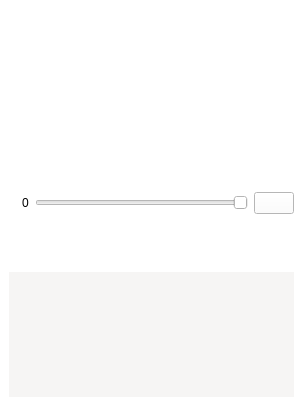
<?xml version="1.0" encoding="UTF-8"?>
<ui version="4.0">
 <class>MainWindow</class>
 <widget class="QMainWindow" name="MainWindow">
  <property name="geometry">
   <rect>
    <x>0</x>
    <y>0</y>
    <width>303</width>
    <height>406</height>
   </rect>
  </property>
  <property name="windowTitle">
   <string>إذاعة ميراث اﻻنباء</string>
  </property>
  <property name="windowIcon">
   <iconset resource="resources.qrc">
    <normaloff>:/icons/ico/Miraath.ico</normaloff>:/icons/ico/Miraath.ico</iconset>
  </property>
  <property name="layoutDirection">
   <enum>Qt::RightToLeft</enum>
  </property>
  <property name="styleSheet">
   <string notr="true">background-color: rgb(255, 255, 255);</string>
  </property>
  <property name="locale">
   <locale language="Arabic" country="Libya"/>
  </property>
  <property name="iconSize">
   <size>
    <width>32</width>
    <height>32</height>
   </size>
  </property>
  <widget class="QWidget" name="centralwidget">
   <property name="styleSheet">
    <string notr="true"/>
   </property>
   <layout class="QGridLayout" name="gridLayout">
    <item row="1" column="0">
     <layout class="QHBoxLayout" name="horizontalLayout">
      <item>
       <widget class="QPushButton" name="playPushButton">
        <property name="toolTip">
         <string>تشغيل</string>
        </property>
        <property name="text">
         <string/>
        </property>
        <property name="icon">
         <iconset resource="resources.qrc">
          <normaloff>:/images/images/play.png</normaloff>:/images/images/play.png</iconset>
        </property>
        <property name="iconSize">
         <size>
          <width>28</width>
          <height>28</height>
         </size>
        </property>
       </widget>
      </item>
      <item>
       <widget class="QSlider" name="volumeControlSlider">
        <property name="toolTip">
         <string>التحكم في مستوى الصوت</string>
        </property>
        <property name="orientation">
         <enum>Qt::Horizontal</enum>
        </property>
       </widget>
      </item>
      <item>
       <widget class="QLabel" name="volumeLevelLabel">
        <property name="toolTip">
         <string>مستوى الصوت</string>
        </property>
        <property name="text">
         <string>0</string>
        </property>
       </widget>
      </item>
      <item>
       <widget class="QLabel" name="volumeLevelLabelIcon">
        <property name="text">
         <string/>
        </property>
       </widget>
      </item>
     </layout>
    </item>
    <item row="0" column="0">
     <widget class="QLabel" name="logoLabel">
      <property name="text">
       <string/>
      </property>
      <property name="pixmap">
       <pixmap resource="resources.qrc">:/images/images/Miraath.png</pixmap>
      </property>
      <property name="scaledContents">
       <bool>true</bool>
      </property>
     </widget>
    </item>
    <item row="2" column="0">
     <widget class="QLabel" name="playingNowLabel">
      <property name="toolTip">
       <string/>
      </property>
      <property name="styleSheet">
       <string notr="true">background-color: rgb(246, 245, 244);
font: 75 16pt &quot;AdvertisingLight&quot;;
color: rgb(0, 0, 0);
</string>
      </property>
      <property name="text">
       <string/>
      </property>
      <property name="alignment">
       <set>Qt::AlignLeading|Qt::AlignLeft|Qt::AlignVCenter</set>
      </property>
      <property name="wordWrap">
       <bool>true</bool>
      </property>
     </widget>
    </item>
   </layout>
  </widget>
  <widget class="QMenuBar" name="menubar">
   <property name="geometry">
    <rect>
     <x>0</x>
     <y>0</y>
     <width>303</width>
     <height>24</height>
    </rect>
   </property>
  </widget>
 </widget>
 <resources>
  <include location="resources.qrc"/>
 </resources>
 <connections/>
</ui>
